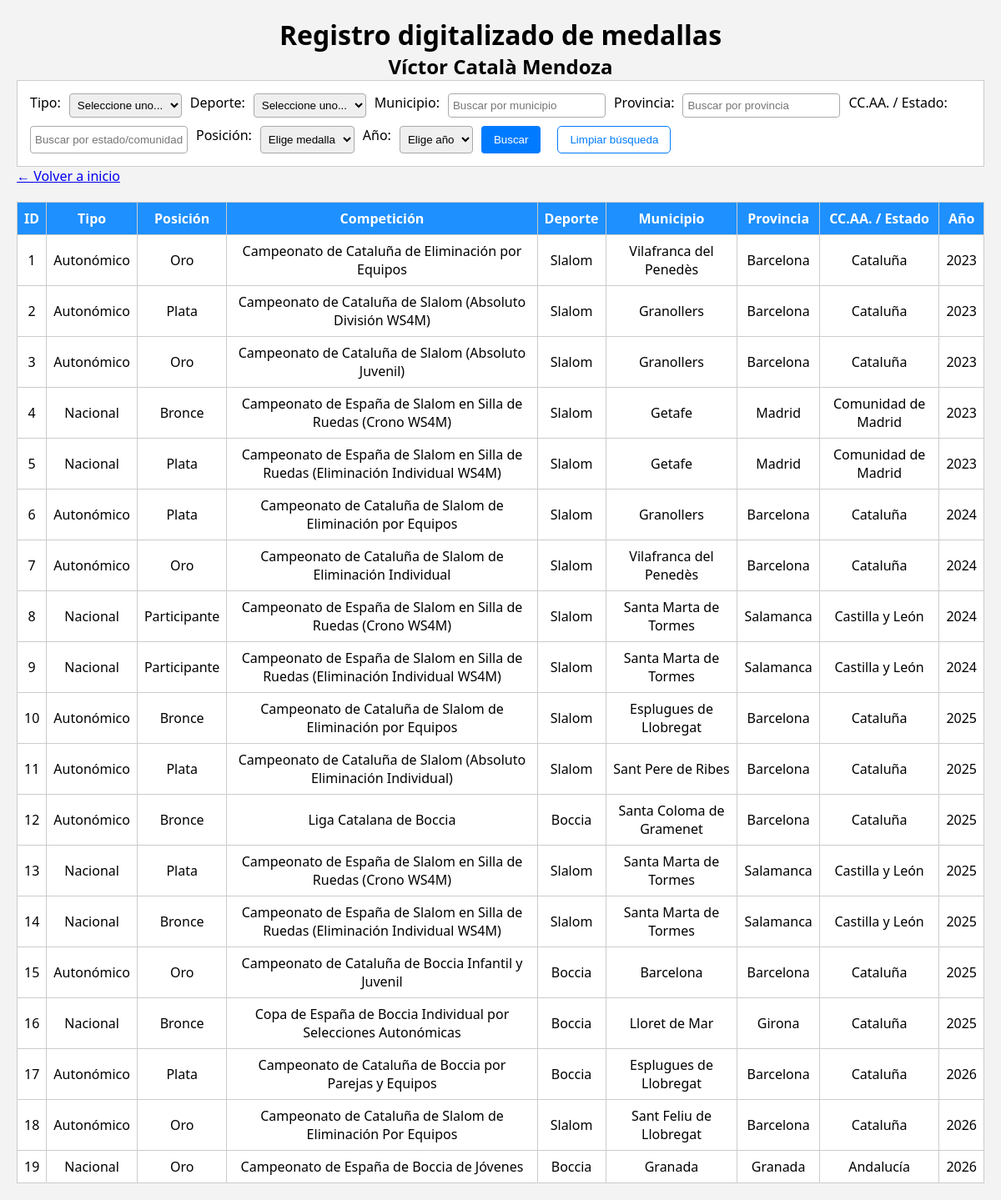
/medallero.php, run on an earlier commit of the app's database.
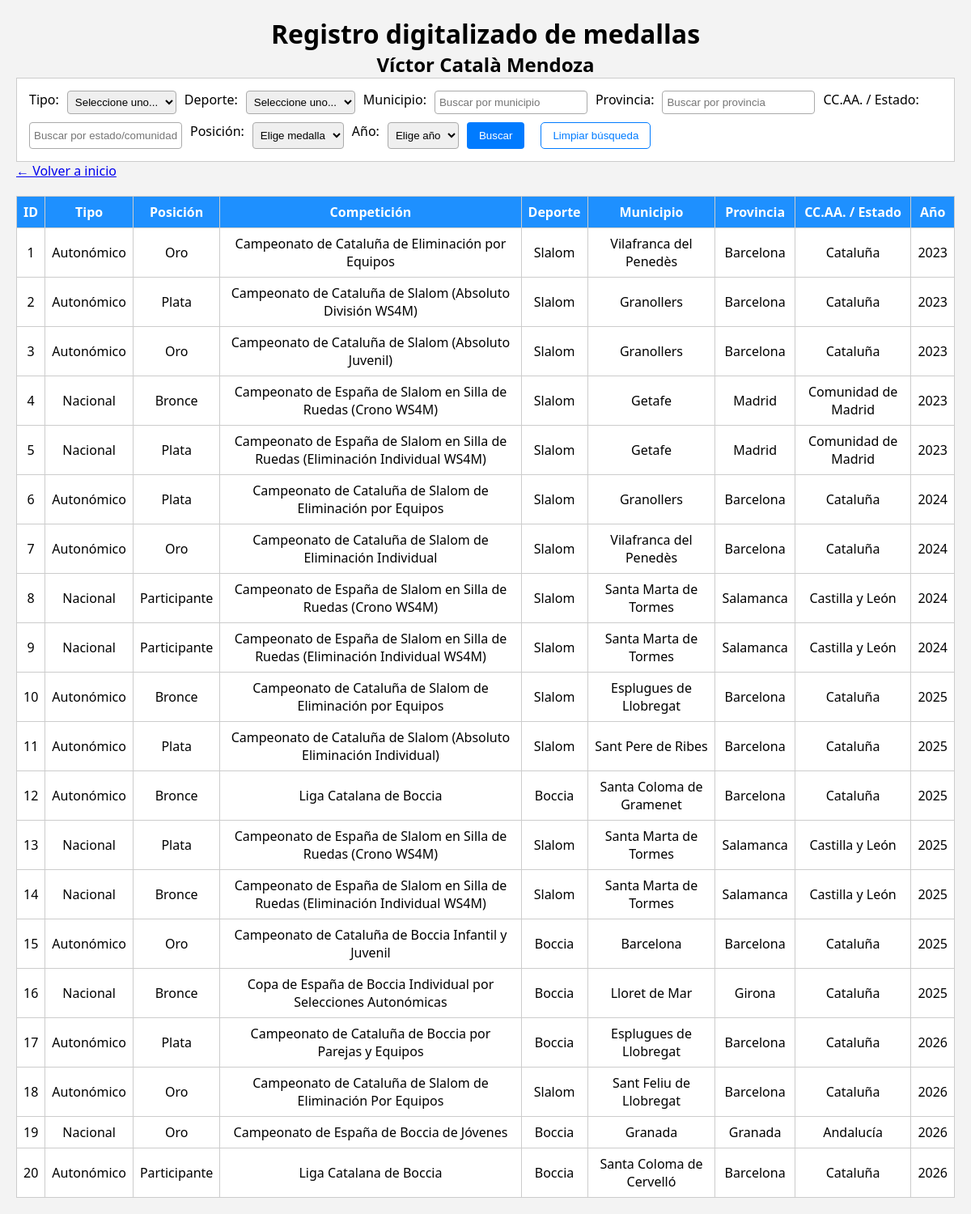
And on a later commit of the database.
### tables this page shows
CREATE TABLE medallas (
    id INT AUTO_INCREMENT PRIMARY KEY,
    tipo ENUM('Autonómico', 'Nacional', 'Internacional'),
    competicion VARCHAR(255),
    deporte VARCHAR(100),
    posicion ENUM('Oro', 'Plata', 'Bronce', 'Participante'),
    lugar VARCHAR(100),
    provincia VARCHAR(100),
    comunidad VARCHAR(100),
    pais VARCHAR(100),
    year YEAR
);

### funciones.php (called while the page is built, shortened)
<?php
function iconoMedalla($posicion)
{
    switch ($posicion) {
        default:
            return ucfirst($posicion);
    }
}
?>

### medallero.php (the view, shortened to what this page needs)
<?php include 'conexion.php';
include 'funciones.php'; ?>
<!DOCTYPE html>
<html>
<head>
    <link rel="stylesheet" href="css/index.css">
</head>
<body>
    <header>
        <h1>Registro digitalizado de medallas</h1>
        <h2>Víctor Català Mendoza</h2>
    </header>
    <form method="GET">
        Tipo:
        <select name="tipo">
            <option value="">Seleccione uno...</option>
        </select>
        Deporte:
        <select name="deporte">
            <option value="">Seleccione uno...</option>
        </select>
        Municipio:
        <input type="text" name="lugar" id="municipio" placeholder="Buscar por municipio">
        Provincia:
        <input type="text" name="provincia" id="provincia" placeholder="Buscar por provincia">
        CC.AA. / Estado:
        <input type="text" name="comunidad" id="comunidad" placeholder="Buscar por estado/comunidad autónoma">
        Posición:
        <select name="posicion">
            <option value="">Elige medalla</option>
        </select>
        Año:
        <select name="year">
            <option value="">Elige año</option>
        </select>
        <input type="submit" value="Buscar">
        <button type="button" id="limpiar-filtros">Limpiar búsqueda</button>
    </form>
    <a href="index.php">&larr; Volver a inicio</a>
    <?php
    $sql = "SELECT * FROM medallas WHERE 1=1";
    $resultado = $conexion->query($sql);
    if ($resultado->num_rows > 0): ?>
        <table>
            <tr>
                <th>ID</th>
                <th>Tipo</th>
                <th>Posición</th>
                <th>Competición</th>
                <th>Deporte</th>
                <th>Municipio</th>
                <th>Provincia</th>
                <th>CC.AA. / Estado</th>
                <th>Año</th>
            </tr>
            <?php while ($fila = $resultado->fetch_assoc()): ?>
                <tr>
                    <td><?php echo $fila['id']; ?></td>
                    <td><?php echo $fila['tipo']; ?></td>
                    <td class="<?php echo $fila['posicion']; ?>">
                        <?php echo iconoMedalla($fila['posicion']); ?>
                    </td>
                    <td><?php echo $fila['competicion']; ?></td>
                    <td><?php echo $fila['deporte']; ?></td>
                    <?php
                        if ($fila.['lugar'] == $fila['provincia']) {
                            echo "<td colspan=" + 2 + ">" . $fila['lugar'] . "</td>";
                            echo "<td>" . $fila['provincia'] . "</td>";
                        } elseif ($fila['provincia'] == $fila['comunidad']) {
                            echo "<td colspan=" + 2 + ">" . $fila['provincia'] . "</td>";
                            echo "<td>" . $fila['comunidad'] . "</td>";
                        }  else {
                            echo "<td>" . $fila['lugar'] . "</td>";
                            echo "<td>" . $fila['provincia'] . "</td>";
                            echo "<td>" . $fila['comunidad'] . "</td>";
                        }
                    ?>
                    <td><?php echo $fila['year']; ?></td>
                </tr>
            <?php endwhile; ?>
        </table>
    <?php else: ?>
        <p>No se han encontrado resultados</p>
    <?php endif; ?>
</body>
</html>

### css/index.css (style rules this page uses)
* { box-sizing: border-box; padding: 0; margin: 0; }
body { font-family: 'Segoe UI', Tahoma, Geneva, Verdana, sans-serif; background-color: #f3f3f3; margin: 20px; }
header { text-align: center; }
form { background: #fff; padding: 15px; border: 1px solid #ccc; display: flex; flex-direction: row; flex-wrap: wrap; gap: 10px; }
input[type="text"], select { padding: 5px; border: 1px solid #aaa; border-radius: 4px; }
input[type="submit"] { padding: 6px 15px; background-color: #007BFF; color: white; border: none; border-radius: 4px; cursor: pointer; }
#limpiar-filtros { background-color: #fff; color: #007BFF; border: 1px solid #007BFF; padding: 8px 14px; border-radius: 5px; cursor: pointer; margin-left: 10px; transition: background-color 0.3s ease; }
table { width: 100%; border-collapse: collapse; margin-top: 20px; background: #fff; }
th, td { border: 1px solid #ccc; padding: 8px; text-align: center; }
th { background-color: dodgerblue; color: white; text-align: center; }

What changed in the data, as far as the page shows it:
added medallas: id "20", tipo "Autonómico", posicion "Participante", competicion "Liga Catalana de Boccia", deporte "Boccia", lugar "Santa Coloma de Cervelló", provincia "Barcelona", comunidad "Cataluña", year "2026"
